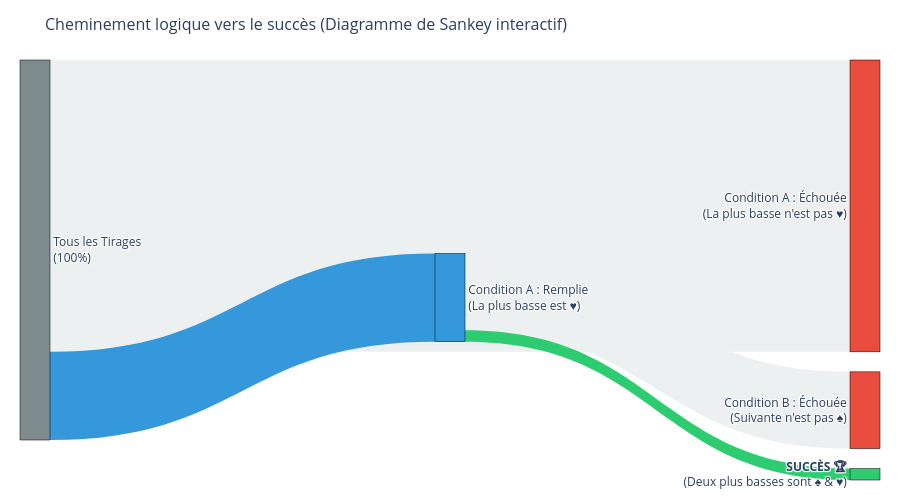

Source (notebook cell):
### Markdown cell above
# 🃏 Étude Statistique à la Contrée : Le Cas de l'Égalité Pique/Cœur

L'objectif de ce notebook est de démontrer par la théorie, la visualisation et l'expérience la probabilité que les deux plus petites cartes d'une donne à 4 joueurs soient **un Pique et un Cœur de la même valeur**.

## 1. Approche Théorique

Le jeu compte $32$ cartes. Lors de la donne, on en tire $4$. 
Le nombre total de tirages possibles est donné par le coefficient binomial :
$$\binom{32}{4} = \frac{32 \times 31 \times 30 \times 29}{4 \times 3 \times 2 \times 1} = 35960$$

En filtrant les combinaisons pour ne garder que celles où les deux cartes les plus faibles sont un Pique et un Cœur de la même hauteur, on trouve exactement **1064 combinaisons gagnantes**.

La probabilité théorique est donc de $\frac{1064}{35960} \approx 2.9588\%$.

### Code cell
import plotly.graph_objects as go

# Définition des nœuds (les étapes)
# Note : Les étiquettes incluent les probabilités théoriques calculées pour chaque branche
nodes = [
    "Tous les Tirages<br>(100%)",                        # Nœud 0 (Origine)
    "Condition A : Échouée<br>(La plus basse n'est pas ♥️)",# Nœud 1 (Échec A)
    "Condition A : Remplie<br>(La plus basse est ♥️)",    # Nœud 2 (Continuer)
    "Condition B : Échouée<br>(Suivante n'est pas ♠️)",    # Nœud 3 (Échec B)
    "<b>SUCCÈS 🏆</b><br>(Deux plus basses sont ♠️ & ♥️)"  # Nœud 4 (Succès Final)
]

# Définition des liens (le flux)
# Les 'values' représentent les proportions théoriques des chemins
# Ces proportions découlent de l'analyse combinatoire du problème.
# Note : Les échecs sont regroupés pour plus de clarté visuelle.

sources = [0, 0, 2, 2]  # Origines des flux (ID des nœuds)
targets = [1, 2, 3, 4]  # Destinations des flux (ID des nœuds)
values  = [76.8, 23.2, 20.2, 3.0] # Proportions (%) du flux entrant
colors  = ['#ecf0f1', '#3498db', '#ecf0f1', '#2ecc71'] # Couleurs (Gris/Bleu/Gris/Vert)

# Création de la figure Sankey
fig = go.Figure(data=[go.Sankey(
    node = dict(
      pad = 20,           # Espacement vertical entre les nœuds
      thickness = 30,     # Épaisseur des nœuds
      line = dict(color = "black", width = 0.5),
      label = nodes,      # Étiquettes définies ci-dessus
      color = ["#7f8c8d", "#e74c3c", "#3498db", "#e74c3c", "#2ecc71"] # Couleurs des nœuds
    ),
    link = dict(
      source = sources,   # Indices d'origine
      target = targets,   # Indices de destination
      value = values,     # Proportions
      color = colors,     # Couleurs des flux
      # Personnalisation du texte au survol de la souris
      hovertemplate = 'Flux de "%{source.label}" vers "%{target.label}" :<br><b>%{value}% des tirages</b><extra></extra>'
    ))])

# Finitions du layout
fig.update_layout(
    title_text="Cheminement logique vers le succès (Diagramme de Sankey interactif)",
    title_font_size=16,
    font_size=12,
    width=900, height=500,
    margin=dict(t=60, l=20, r=20, b=20),
    template="plotly_white"
)

fig.show()

### Figure 1 — Plotly figure (JSON) as saved in the notebook; plotly's stock layout.template omitted (floating-point values rounded to 4 significant figures)
{"data": [{"link": {"color": ["#ecf0f1", "#3498db", "#ecf0f1", "#2ecc71"], "hovertemplate": "Flux de \"%{source.label}\" vers \"%{target.label}\" :<br><b>%{value}% des tirages</b><extra></extra>", "source": [0, 0, 2, 2], "target": [1, 2, 3, 4], "value": [76.8, 23.2, 20.2, 3]}, "node": {"color": ["#7f8c8d", "#e74c3c", "#3498db", "#e74c3c", "#2ecc71"], "label": ["Tous les Tirages<br>(100%)", "Condition A : Échouée<br>(La plus basse n'est pas ♥️)", "Condition A : Remplie<br>(La plus basse est ♥️)", "Condition B : Échouée<br>(Suivante n'est pas ♠️)", "<b>SUCCÈS 🏆</b><br>(Deux plus basses sont ♠️ & ♥️)"], "line": {"color": "black", "width": 0.5}, "pad": 20, "thickness": 30}, "type": "sankey"}], "layout": {"font": {"size": 12}, "height": 500, "margin": {"b": 20, "l": 20, "r": 20, "t": 60}, "title": {"font": {"size": 16}, "text": "Cheminement logique vers le succès (Diagramme de Sankey interactif)"}, "width": 900}}
